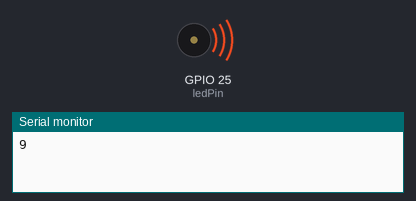
The sketch below on a simulated ESP32. On the bench: buzzer (waves = sounding), the last lines printed to the serial monitor. At 2.3 s the program stops and its outputs stay as they are.

Above: at 0.4 s.
At 2.4 s:
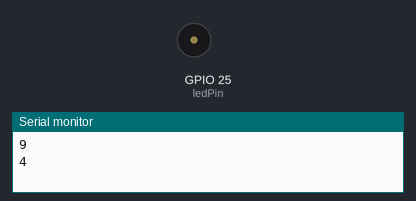
Timing chart, 0 to 3.8 s (numbered marks = the images above):
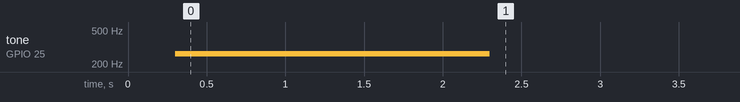

Measured:
- by itself, tone on GPIO 25 (ledPin): silent → 262 Hz at 0.30 s, → silent 2.0 s later

The sketch:

Buzzer_Test.ino
```cpp
void tone(byte pin, float note);
void noTone(byte pin);
#include <Buzzer.h>
#include <Streaming.h>

// the number of the LED pin
const int ledPin = 25;  // pin
Buzzer buzzer(ledPin);

// setting PWM properties
const int freq = 5000;
const int ledChannel = 0;
const int resolution = 10;
const byte maxVol = resolution-1; // maximum volume at 50% duty
byte volume = maxVol;

void setup(){
  delay(300);
  Serial.begin(115200);
  Serial << endl << endl;

  // configure LED PWM functionalitites
  ledcSetup(ledChannel, freq, resolution);

  // attach the channel to the GPIO to be controlled
  ledcAttachPin(ledPin, ledChannel);

}

void setVolume(byte volumeBit) {
  volume = volumeBit % (maxVol+1);
  Serial << volume << endl;
}

void tone(byte pin, float note) {
  ledcWriteTone(ledChannel, note);   // tone
  ledcWrite(ledChannel, 1<<volume);  // idk, but must set the duty cycle after the tone?
}

void noTone(byte pin) {
  ledcWriteTone(ledChannel, 0);
}

void loop(){
  buzzer.begin(0);

  setVolume(maxVol);
//  buzzer.distortion(NOTE_C4, NOTE_C5);
  buzzer.sound(NOTE_C4,1000);
  setVolume(maxVol/2);
//  buzzer.distortion(NOTE_C5, NOTE_C4);
  buzzer.sound(NOTE_C4,1000);

  while(1);
}
```
